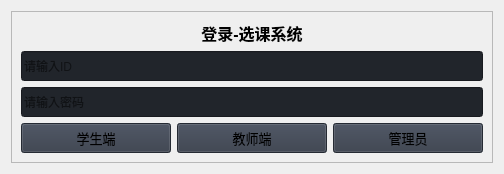
                     <widget class="QWidget" name="login_page">
                      <layout class="QVBoxLayout" name="verticalLayout_20">
                       <item>
                        <widget class="QFrame" name="frame">
                         <property name="frameShape">
                          <enum>QFrame::StyledPanel</enum>
                         </property>
                         <property name="frameShadow">
                          <enum>QFrame::Raised</enum>
                         </property>
                         <layout class="QGridLayout" name="gridLayout_3">
                          <item row="0" column="1">
                           <widget class="QLabel" name="label_2">
                            <property name="styleSheet">
                             <string notr="true"/>
                            </property>
                            <property name="text">
                             <string>&lt;html&gt;&lt;head/&gt;&lt;body&gt;&lt;p align=&quot;center&quot;&gt;&lt;span style=&quot; font-size:12pt; font-weight:700;&quot;&gt;登录-选课系统&lt;/span&gt;&lt;/p&gt;&lt;/body&gt;&lt;/html&gt;</string>
                            </property>
                           </widget>
                          </item>
                          <item row="1" column="0" colspan="3">
                           <widget class="QLineEdit" name="id">
                            <property name="minimumSize">
                             <size>
                              <width>0</width>
                              <height>30</height>
                             </size>
                            </property>
                            <property name="styleSheet">
                             <string notr="true">background-color: rgb(33, 37, 43);</string>
                            </property>
                            <property name="text">
                             <string/>
                            </property>
                            <property name="placeholderText">
                             <string>请输入ID</string>
                            </property>
                           </widget>
                          </item>
                          <item row="2" column="0" colspan="3">
                           <widget class="QLineEdit" name="pwd">
                            <property name="minimumSize">
                             <size>
                              <width>0</width>
                              <height>30</height>
                             </size>
                            </property>
                            <property name="styleSheet">
                             <string notr="true">background-color: rgb(33, 37, 43);</string>
                            </property>
                            <property name="text">
                             <string/>
                            </property>
                            <property name="placeholderText">
                             <string>请输入密码</string>
                            </property>
                           </widget>
                          </item>
                          <item row="3" column="0">
                           <widget class="QPushButton" name="btn_student_login">
                            <property name="minimumSize">
                             <size>
                              <width>150</width>
                              <height>30</height>
                             </size>
                            </property>
                            <property name="font">
                             <font>
                              <family>Segoe UI</family>
                              <pointsize>10</pointsize>
                              <italic>false</italic>
                              <bold>false</bold>
                             </font>
                            </property>
                            <property name="cursor">
                             <cursorShape>PointingHandCursor</cursorShape>
                            </property>
                            <property name="styleSheet">
                             <string notr="true">background-color: rgb(52, 59, 72);
</string>
                            </property>
                            <property name="text">
                             <string>学生端</string>
                            </property>
                            <property name="icon">
                             <iconset>
                              <normaloff>images/icons/cil-user.png</normaloff>images/icons/cil-user.png</iconset>
                            </property>
                           </widget>
                          </item>
                          <item row="3" column="1">
                           <widget class="QPushButton" name="btn_teacher_login">
                            <property name="minimumSize">
                             <size>
                              <width>150</width>
                              <height>30</height>
                             </size>
                            </property>
                            <property name="font">
                             <font>
                              <family>Segoe UI</family>
                              <pointsize>10</pointsize>
                              <italic>false</italic>
                              <bold>false</bold>
                             </font>
                            </property>
                            <property name="cursor">
                             <cursorShape>PointingHandCursor</cursorShape>
                            </property>
                            <property name="styleSheet">
                             <string notr="true">background-color: rgb(52, 59, 72);
</string>
                            </property>
                            <property name="text">
                             <string>教师端</string>
                            </property>
                            <property name="icon">
                             <iconset resource="resources.qrc">
                              <normaloff>:/icons/images/icons/cil-user-follow.png</normaloff>:/icons/images/icons/cil-user-follow.png</iconset>
                            </property>
                           </widget>
                          </item>
                          <item row="3" column="2">
                           <widget class="QPushButton" name="btn_agent_login">
                            <property name="minimumSize">
                             <size>
                              <width>150</width>
                              <height>30</height>
                             </size>
                            </property>
                            <property name="font">
                             <font>
                              <family>Segoe UI</family>
                              <pointsize>10</pointsize>
                              <italic>false</italic>
                              <bold>false</bold>
                             </font>
                            </property>
                            <property name="cursor">
                             <cursorShape>PointingHandCursor</cursorShape>
                            </property>
                            <property name="styleSheet">
                             <string notr="true">background-color: rgb(52, 59, 72);
</string>
                            </property>
                            <property name="text">
                             <string>管理员</string>
                            </property>
                            <property name="icon">
                             <iconset resource="resources.qrc">
                              <normaloff>:/icons/images/icons/cil-user-female.png</normaloff>:/icons/images/icons/cil-user-female.png</iconset>
                            </property>
                           </widget>
                          </item>
                         </layout>
                        </widget>
                       </item>
                      </layout>
                     </widget>
